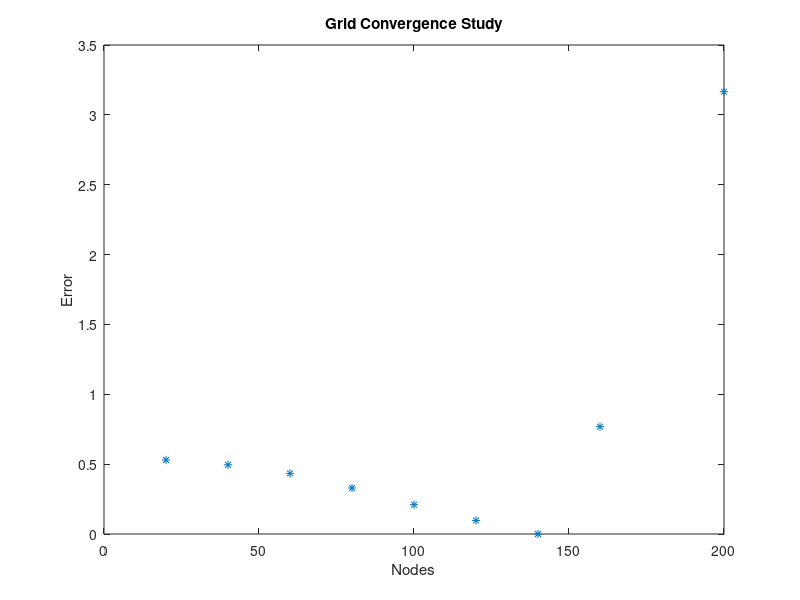

Write MATLAB code to recreate this figure.
%Grid Convergence study
%At every node in the "N" matrix, a value of U_new is calculated and input
%into the NormU matrix. 

N=[10 20 40 60 80 100 120 140 160 200 320];

NormU=[171.86735 298.9179 508.1781 712.7300 908.8700 1.0907e+03 1.2562e+03 1.4063e+03 1.5431e+03 1.7850e+03 2.3549e+03];

    
n=length(N);
for i=2:n-1
    NormDiff(i)=NormU(i+1)-NormU(i);
end

for i=1:10
    Error(i)=abs(NormDiff(i)-NormDiff(8))/(NormDiff(8));
end

plot(N(2:10),Error(2:10),'*')
title('Grid Convergence Study')
xlabel('Nodes');
ylabel('Error')